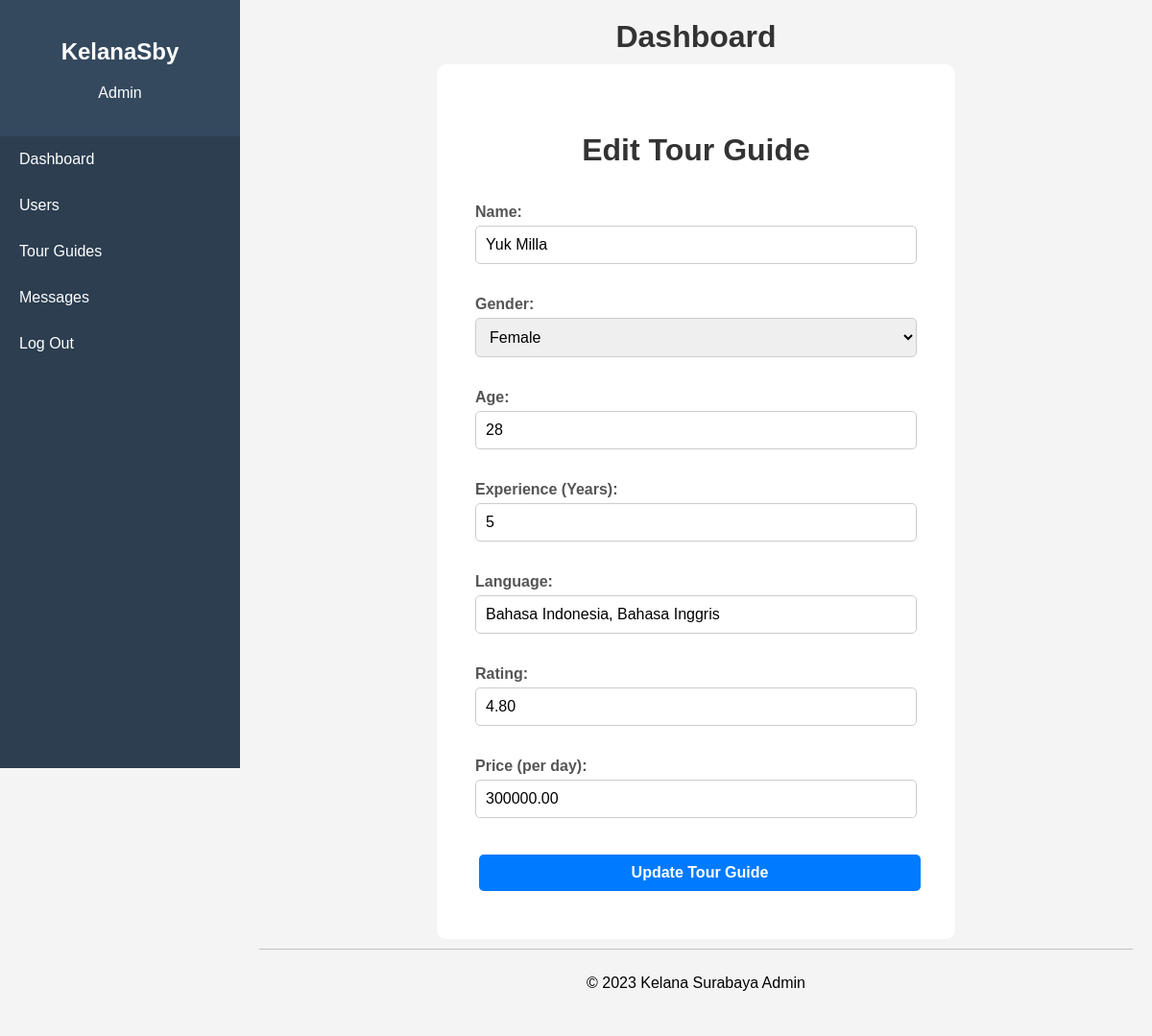
The app's page /Admin/edit_tourguide.php?id=2 (signed in) with its own data.
### tables this page shows
CREATE TABLE `tourguide` (
  `idTourGuide` int(11) NOT NULL,
  `name` varchar(100) NOT NULL,
  `gender` enum('Male','Female') NOT NULL,
  `age` int(11) NOT NULL,
  `experience` int(11) NOT NULL,
  `language` varchar(50) NOT NULL,
  `rating` decimal(3,2) NOT NULL,
  `price` decimal(10,2) NOT NULL
);

### Admin/edit_tourguide.php (the view, shortened to what this page needs)
<?php
include 'connectDB.php';
$id = $_GET['id'];
$sql = "SELECT * FROM tourguide WHERE idTourGuide = $id";
$result = mysqli_query($koneksi, $sql);
$tourguide = mysqli_fetch_assoc($result);
?>
<?php include("adminHeader.php")?>
<main>
    <h1>Edit Tour Guide</h1>
    <form method="POST" action="" class="addTourGuide">
        <label for="name">Name:</label>
        <input type="text" id="name" name="name" value="<?= $tourguide['name'] ?>" required><br>
        <label for="gender">Gender:</label>
        <select id="gender" name="gender" required>
            <option value="Female" <?= $tourguide['gender'] == 'Female' ? 'selected' : '' ?>>Female</option>
        </select><br>
        <label for="age">Age:</label>
        <input type="number" id="age" name="age" value="<?= $tourguide['age'] ?>" required><br>
        <label for="experience">Experience (Years):</label>
        <input type="number" id="experience" name="experience" value="<?= $tourguide['experience'] ?>" required><br>
        <label for="language">Language:</label>
        <input type="text" id="language" name="language" value="<?= $tourguide['language'] ?>" required><br>
        <label for="rating">Rating:</label>
        <input type="number" step="0.01" id="rating" name="rating" value="<?= $tourguide['rating'] ?>" required><br>
        <label for="price">Price (per day):</label>
        <input type="number" step="0.01" id="price" name="price" value="<?= $tourguide['price'] ?>" required><br>
        <button type="submit">Update Tour Guide</button>
    </form>
</main>
<?php include("adminFooter.php")?>

### Css/admin-style.css (style rules this page uses)
body { display: flex; margin: 0; font-family: Arial, sans-serif; }
button { padding: 8px 12px; margin: 0 4px; border: none; border-radius: 4px; cursor: pointer; }

### Admin/edit_tourguide.php (style rules this page uses)
body { font-family: 'Plus Jakarta Sans', sans-serif; background-color: #f4f4f4; margin: 0; padding: 0; }
main { max-width: 500px; margin: 10px auto; padding: 20px; background-color: #fff; border-radius: 10px; }
h1 { text-align: center; color: #333; font-weight: 600; }
form.addTourGuide { display: flex; flex-direction: column; }
form.addTourGuide label { margin-top: 15px; font-weight: 600; color: #555; }
form.addTourGuide input, form.addTourGuide select, form.addTourGuide button { margin-top: 5px; padding: 10px; border: 1px solid #ccc; border-radius: 5px; font-size: 16px; width: 100%; box-sizing: border-box; }
form.addTourGuide input[type="number"] { -moz-appearance: textfield; appearance: textfield; }
form.addTourGuide button { background-color: #007bff; color: white; border: none; cursor: pointer; margin-top: 20px; font-weight: 600; transition: background-color 0.3s ease; }

### records on screen
tourguide: name "Yuk Milla", gender "Female", age "28", experience "5", language "Bahasa Indonesia, Bahasa Inggris", rating "4.80", price "300000.00"
